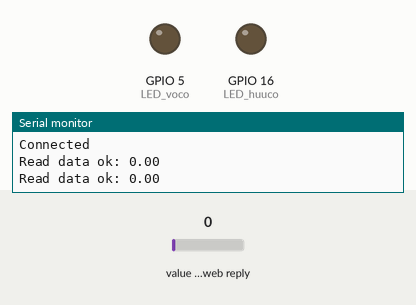
Simulated run of this sketch. Board: ESP8266 (NodeMCU). Shown: output pins drawn as LEDs (lit = HIGH), the last lines printed to the serial monitor. The inputs (shaded band) are chosen by the test bench; at power-on: value in the web reply 0. WiFi joins after 1.5 s; servers stay silent unless stated; web services answer with replies made up by the test bench; not simulated (calls return 0 or success): secrets.h.

Above: at 7.4 s.
7.5 s: value in the web reply set to 2
At 9.1 s:
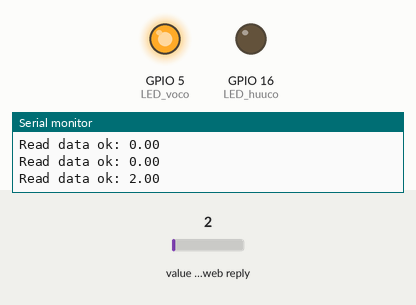
9.9 s: value in the web reply set to 25
At 11.1 s:
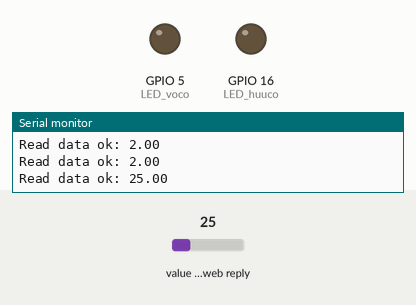
Timing chart, 0 to 12.9 s (numbered marks = the images above; inputs shaded):
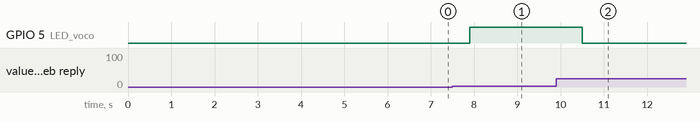

Measured:
- after the input at 7.5 s, GPIO 5 (LED_voco): LOW → HIGH after 0.40 s
- after the input at 9.9 s, GPIO 5 (LED_voco): HIGH → LOW after 0.60 s

The sketch:

ReadChanel_Thingspeak.ino
```cpp
#include <ESP8266WiFi.h>
#include "secrets.h"
#include "ThingSpeak.h" // always include thingspeak header file after other header files and custom macros

# define LED_voco 5
# define LED_huuco 16

char ssid[] = "🙈";   // your network SSID (name)
char pass[] = "01122020";   // your network password
int keyIndex = 0;            // your network key Index number (needed only for WEP)
WiFiClient  client;

// Weather station channel details
unsigned long Chanel_ID = 2799172;
unsigned int dataread = 0;
unsigned int FieldNumber = 1;

// Counting channel details
unsigned long counterChannelNumber = 1;
const char * myCounterReadAPIKey = "8XFMOJ6DXG3TSBKG";
unsigned int counterFieldNumber = 1;

void setup() {
  Serial.begin(115200);  // Initialize serial
  while (!Serial) {
    ; // wait for serial port to connect. Needed for Leonardo native USB port only
  }
  pinMode(LED_voco,OUTPUT);
  pinMode(LED_huuco,OUTPUT);

  WiFi.mode(WIFI_STA);
  ThingSpeak.begin(client);  // Initialize ThingSpeak
}

void loop() {

  int statusCode = 0;

  // Connect or reconnect to WiFi
  if(WiFi.status() != WL_CONNECTED){
    Serial.print("Attempting to connect to SSID: ");
    Serial.println(SECRET_SSID);
    while(WiFi.status() != WL_CONNECTED){
      WiFi.begin(ssid, pass); // Connect to WPA/WPA2 network. Change this line if using open or WEP network
      Serial.print(".");
      delay(5000);
    }
    Serial.println("\nConnected");
  }

  // Read in field 1 of the public channel recording the temperature
  float dataread = ThingSpeak.readFloatField(Chanel_ID, FieldNumber);

  // Check the status of the read operation to see if it was successful
  statusCode = ThingSpeak.getLastReadStatus();
  if(statusCode == 200){+
    Serial.println("Read data ok: " + String(dataread));
  }
  else{
    Serial.println("Problem reading channel. HTTP error code " + String(statusCode));
  }
  if (dataread == 2)
    {
      digitalWrite(LED_voco, HIGH);
      digitalWrite(LED_huuco, LOW);
    }
  else if (dataread == 1)
    {
      digitalWrite(LED_voco, LOW);
      digitalWrite(LED_huuco, HIGH);
    }
  else
    {
      digitalWrite(LED_voco, LOW);
      digitalWrite(LED_huuco, LOW);
    }
  delay(1000); // No need to read the temperature too often.

}
```
